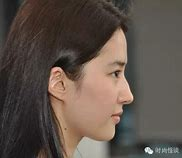
#> input picture AI/3D_Reconstruct/src/4.jpg, 182 x 158 px, given in place of , which was not available
$ python imgProcess.py
#> lines starting #> are read from the running program, lines starting #| are printed output that depends on the picture; pictures that were not available may be replaced by others from this repository, and a replacement may not be noted
import numpy as np
import matplotlib.image as image
import cv2
import re

def fileWalker(path):
    file_list = []
    for root, dirs, files in os.walk(path):
        for name in files:
            file_list.append(root+name)
    return file_list

def imgProcess(inUrl,outUrl):
#> called with inUrl = '', outUrl = 'data.txt'
    img = image.imread(inUrl)
#> img is the input picture: shape (158, 182, 3); mean R, G, B 94, 82.1, 73.9
    img = np.dot(img[...,:3], [0.299, 0.587, 0.114]) #gray
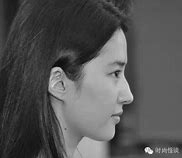
#> img: shape (158, 182) float64; min 1.78, max 253.5, mean 84.7
    img = cv2.resize(img,(28,28),interpolation=cv2.INTER_CUBIC) #resize
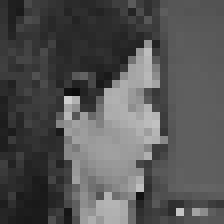
#> img: shape (28, 28) float64 (shown 8 times larger); min 12.99, max 205.6, mean 84.8
    img[img < 50] = 0
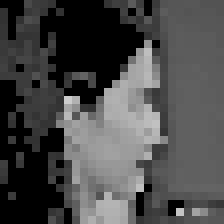
#> img: shape (28, 28) float64 (shown 8 times larger); min 0, max 205.6, mean 74
    fo = open(outUrl, "w")
    t = str(np.round(img))
    t = re.sub(r'[\[,.\]]', "", t)
    fo.write(t)
    return img

if __name__  == '__main__':
    url = input()
    imgProcess(url, "data.txt")
